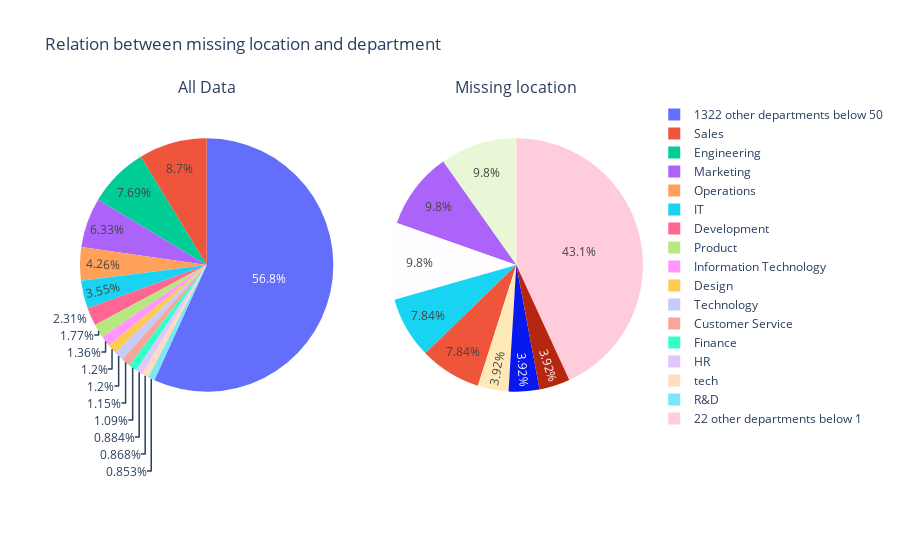

Write notebook code for a chart like this one.
### Code cell
# make plot with 2 subplots
plot_relation(departments_location, departments_missing_in_location,'department')

### Figure 1 — Plotly figure (JSON) as saved in the notebook; plotly's stock layout.template omitted (floating-point values rounded to 4 significant figures)
{"data": [{"domain": {"x": [0, 0.45], "y": [0, 1]}, "labels": ["Sales", "Engineering", "Marketing", "Operations", "IT", "Development", "Product", "Information Technology", "Design", "Technology", "Customer Service", "Finance", "HR", "tech", "R&D", "1322 other departments below 50"], "type": "pie", "values": [551, 487, 401, 270, 225, 146, 112, 86, 76, 76, 73, 69, 56, 55, 54, 3596]}, {"domain": {"x": [0.55, 1], "y": [0, 1]}, "labels": ["Editorial", "Marketing", "Provisions", "IT", "Sales", "Africa Program", "New York City or Paris, France", "African Program", "22 other departments below 1"], "type": "pie", "values": [5, 5, 5, 4, 4, 2, 2, 2, 22]}], "layout": {"annotations": [{"font": {"size": 16}, "showarrow": false, "text": "All Data", "x": 0.225, "xanchor": "center", "xref": "paper", "y": 1, "yanchor": "bottom", "yref": "paper"}, {"font": {"size": 16}, "showarrow": false, "text": "Missing location", "x": 0.775, "xanchor": "center", "xref": "paper", "y": 1, "yanchor": "bottom", "yref": "paper"}], "title": {"text": "Relation between missing location and department"}}}
